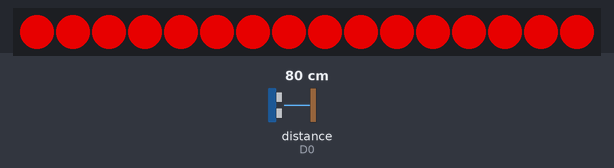
The sketch below on a simulated ESP8266 (NodeMCU). On the bench: 16 RGB LEDs in strip order, left to right. The inputs (shaded band) are chosen by the test bench; at power-on: distance to the obstacle (sensor on D0) 80 cm. The echo pulse lasts 58.3 µs per cm; dim RGB values are drawn brighter than linear; EEPROM starts erased; what the sketch prints to the serial monitor is not drawn.

Above: at 2.2 s.
2.3 s: distance to the obstacle (sensor on D0) set to 4 cm
At 2.59 s:
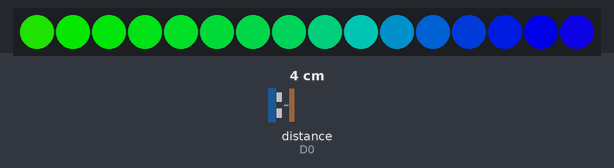
4.8 s: distance to the obstacle (sensor on D0) set to 2 cm
At 7.3 s:
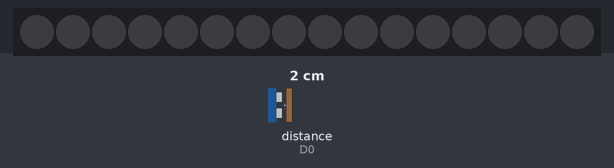
7.6 s: distance to the obstacle (sensor on D0) set to 9 cm
At 9.2 s:
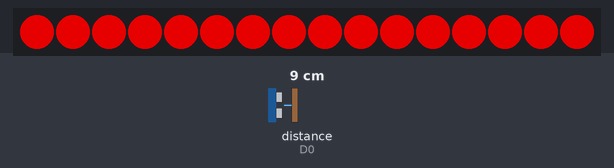
Timing chart, 0 to 10.7 s (numbered marks = the images above; inputs shaded):
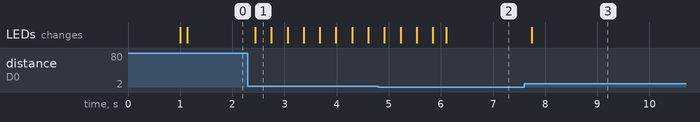

Measured:
- after the input at 2.3 s, the LEDs: change after 0.14 s (image 1)
- after the input at 7.6 s, the LEDs: change after 0.15 s (image 3)

The sketch:

Arduino_Garage.ino
```cpp
#include <Arduino.h>
#include <elapsedMillis.h>
#include <EEPROM.h>

#include "FastLED.h"
#include "NewPing.h"

//#include "QuickStats.h" // Used to calculate the mode if using Mode sampling. Slow, even on 8266 at 160 MHz.

#define DATA_PIN D3       // Data pin for FastLED LED control
#define TRIGGER D5        // Pin used to trigger HC-SR04
#define ECHO D0           // Pin that receives unltrasound ping
#define LED_TYPE NEOPIXEL // Type of LED pixels for FastLED
#define NUM_LEDS 16       // Number of LEDs being used
#define BRIGHTNESS 180    // How brignt will LESs appear.
#define PARKING_DISTANCE 100  // Default parking distance
#define MAX_DISTANCE 350      // Sensor is less precise at longer distances
#define RESET_DISTANCE 5      // Distance that will trigger parking distance setting
#define SAMPLE_READINGS 5     // Number of readings to increase precision
#define TIME_TO_OFF 10000     // How long before LEDs go off

CRGB leds[NUM_LEDS];
elapsedMillis timeElapsed;
//QuickStats stats;

bool parked = false;
NewPing sensor(TRIGGER, ECHO, MAX_DISTANCE);

uint16_t parking_distance = PARKING_DISTANCE;
float readings[SAMPLE_READINGS];

void setup() {
  // Small delay to let eveerything get started
  delay(1000);

  FastLED.addLeds<LED_TYPE,DATA_PIN>(leds, NUM_LEDS);
  FastLED.setBrightness(BRIGHTNESS);
  EEPROM.begin(2);
  Serial.begin(9600);
  Serial.println("Started");
  led_off();

  // Check to see if we have parking data in the eeprom
  uint16_t ee_distance = 0;

  // Query the parking distance from flash. If not 0, set
  // parking_distance to stored value.
  EEPROM.get(0,ee_distance);
  if (ee_distance){ parking_distance = ee_distance; Serial.println(parking_distance);}
}


void loop() {

  uint16_t distance = 0;

  // Mode sampling technique - slower but reduces outliers
  // Take n readings, store them in the array
  //for (int i=0; i<SAMPLE_READINGS; i++){
    //readings[i]  = round_to_base(sensor.convert_cm(sensor.ping_median()));
    /*Serial.print("Reading: ");
    Serial.print(i);
    Serial.print(" - ");
    Serial.println(readings[i]);
    */
  //}
  // now extract the mode to eliminate outliers
  //distance =  uint16_t(stats.mode(readings,SAMPLE_READINGS));
  //Serial.print("Mode result is: ");

  // No mode sampling approach
  distance = round_to_base(sensor.convert_cm(sensor.ping_median()));

  //Serial.println(distance);

  if (distance <= 1)  // Nothing going on. Show nothing
  {
    led_off();
    timeElapsed = 0;
    parked = false;
  }
  else if (distance <= RESET_DISTANCE)  //Change parking distance
  {
    led_off();
    timeElapsed = 0;
    parked = false;
    led_enter_setup();
    //check to see if we're still within setup distance to make sure
    // user didn't change their mind
    distance = round_to_base(sensor.convert_cm(sensor.ping_median()));
    if (distance > 0 && distance <=RESET_DISTANCE)
    {
      parking_distance = reset_parking_distance();
      //Serial.print("New Parking distance is: ");
      //Serial.println(parking_distance);
    }
  }
  else if (distance <= parking_distance)
  {
      if ((!parked) || (timeElapsed < TIME_TO_OFF)){
        led_stop();
        parked = true;
      }
      else if(parked && (timeElapsed >= TIME_TO_OFF) && leds[0].getLuma())
      {
        led_fade_off(); //If lEDs are on after being parked for a few secs turn off
      }
  }
  else if (distance <= MAX_DISTANCE){
      led_show_value(distance);
      parked = false;
      timeElapsed = 0;
  }
  delay(10);
}

uint16_t reset_parking_distance(){

  led_countdown();
  uint16_t new_distance = round_to_base(sensor.convert_cm(sensor.ping_median(25)));
  new_distance += 5;  // a little buffer to ensure we're "Red"
  timeElapsed = 0;

  EEPROM.put(0,new_distance);  // write the new distance to Flash
  EEPROM.commit();

  return (new_distance);
}

uint16_t round_to_base(uint16_t value)
{
  uint16_t base = 5;
  return uint16_t(base * round(float(value)/base));
}
```

ledring.ino
```cpp
#include <Arduino.h>

void led_stop(){
  //FastLED.showColor(CRGB::Red);
  fill_solid(&leds[0], 16,CRGB::Red);
  FastLED.show();
}

void led_off(){
  //FastLED.showColor(CRGB::Black);
  fill_solid(&leds[0], 16,CRGB::Black);
  FastLED.show();
}

void led_show_value(uint16_t value){
  uint8_t no_of_leds = map(value,parking_distance,MAX_DISTANCE,16,0);

  for (uint8_t led = 0; led<=no_of_leds; led++){leds[led] = CRGB::Green;}
  for (uint8_t led = NUM_LEDS - 1; led > no_of_leds; led--){leds[led] = CRGB::Black;}

  FastLED.show();
}

void led_enter_setup()
{
    // Blink 3 times
    for (int hue = 90; hue<255; hue++){
    fill_rainbow( leds, NUM_LEDS, hue, 5);
    FastLED.show();
    delay(20);
    }
}

void led_countdown()
{
    fill_rainbow( leds, NUM_LEDS, 255, 5);
    FastLED.show();
     delay(300);

    for (int i = NUM_LEDS-1; i>=0; i--)
    {
      leds[i] = CRGB::Black;
      FastLED.show();
      delay(300);
    }
}

void led_fade_off(){
  for (int i = 0; i < 255; i++){
    for (int j = 0 ; j < NUM_LEDS; j++){leds[j].fadeToBlackBy(20);}
    FastLED.show();
    if (!leds[0].getLuma()){
      led_off();
      break;}
    FastLED.delay(30);
  }

}
```
